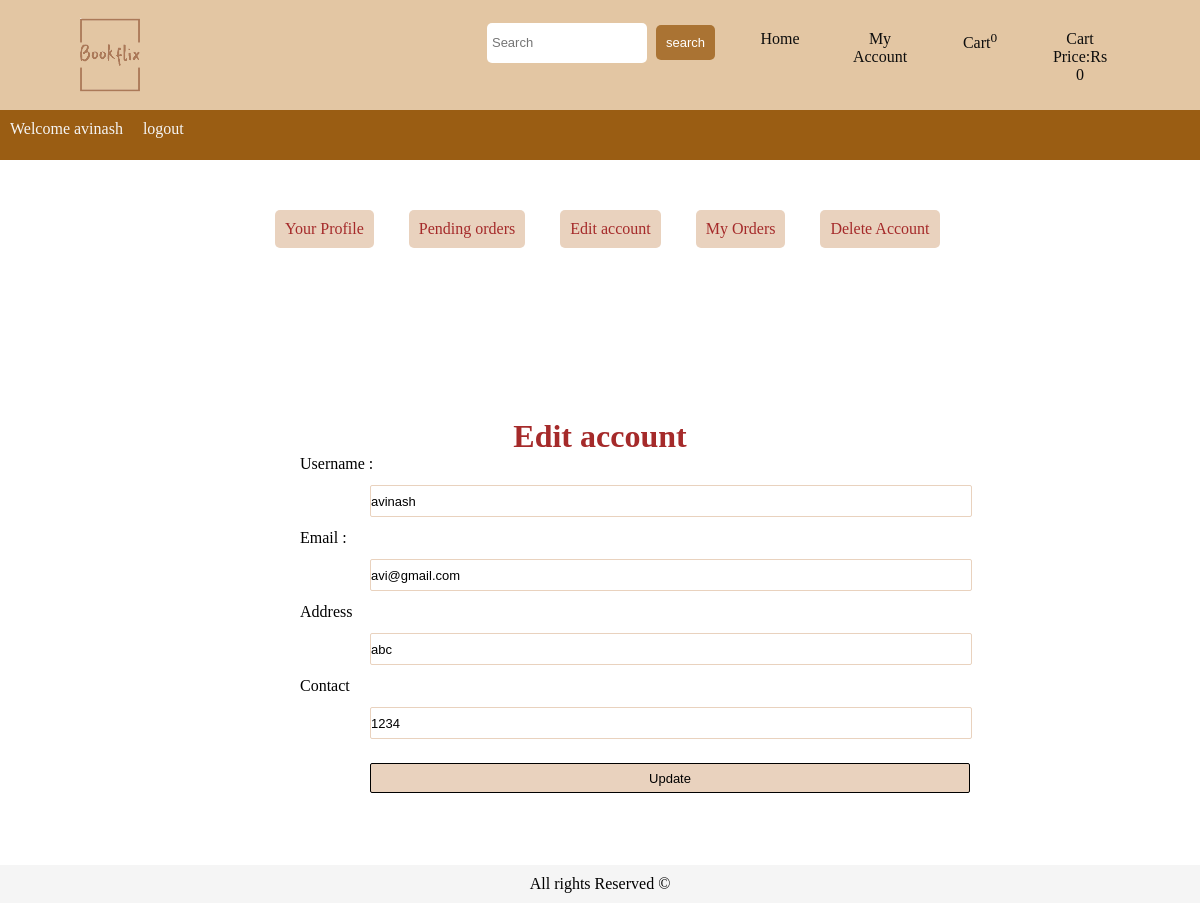
Page /users_area/profile.php?edit_account (signed in) on the committed database.
### tables this page shows
CREATE TABLE `user_table` (
  `user_id` int(11) NOT NULL,
  `Username` varchar(20) NOT NULL,
  `user_email` varchar(100) NOT NULL,
  `Password` varchar(255) NOT NULL,
  `user_ip` varchar(100) NOT NULL,
  `user_address` varchar(255) NOT NULL,
  `user_mobile` varchar(20) NOT NULL
);

### users_area/edit_account.php (the view, shortened to what this page needs)
<?php
if(isset($_GET['edit_account']))
{
$user_session_name=$_SESSION['user_username'];
$username=$_SESSION['user_username'];
$select_query_update="select * from `user_table` where username='$user_session_name'";
$result_query_update=mysqli_query($con,$select_query_update);
$row=mysqli_fetch_assoc($result_query_update);
$username=$_SESSION['user_username'];
$user_email=$row['user_email'];
$user_address=$row['user_address'];
$user_mobile=$row['user_mobile'];
}
?>
<!DOCTYPE html>
<html lang="en">
<head>
</head>
<body>
    <h1>Edit account</h1>
    <form action="" method="post">
    <div class="edit">
   <label for="Username">Username : </label>
   <input class="change" type="text" name="user_username" value="<?php echo $username ?>" placeholder="Enter username" required>
   </div>
   <div class="edit">
   <label for="user_email">Email :</label>
    <input class="change" type="user_mail" name="user_email"  value="<?php echo $user_email ?>" placeholder="Enter your email" required>
   </div>
   <div class="edit">
    <label for="user_address">Address</label>
    <input class="change" type="text" name="address" value="<?php echo $user_address ?>" placeholder="Enter your address" required>
   </div>
   <div class="edit">
    <label for="user_contact">Contact</label>
    <input class="change" type="text" name="user_contact"  value="<?php echo $user_mobile ?>" placeholder="Enter your mobile number" required>
   </div>
   <div class="edit">
 <input  type="submit" name="user_update" class="btn" value="Update">
        </div>
    </form>
    <footer>
        All rights Reserved &copy
    </footer>
</body>
</html>

### homepage.css (style rules this page uses)
* { padding: 0; margin: 0; }
body { scroll-behavior: smooth; }
input { border: none; border-radius: 20px; font-size: small; margin-left: 70px; cursor: pointer; }
input::placeholder { padding: 5px; }
footer { margin-top: 5%; margin-left: 0; height: 5%; padding: 10px; text-align: center; background-color: whitesmoke; text-align: center; }

### users_area/profile.php (style rules this page uses)
h1 { padding-top: 10%; color:brown; }

### users_area/edit_account.php (style rules this page uses)
.edit { text-align: left; width: 50%; margin-left: 300px; }
.change { margin-top: 2%; margin-bottom: 2%; width: 100%; border-radius: 2px; border:1px solid rgb(233, 210, 190); ; height: 30px; }
.btn { margin-bottom: 10%; padding: 3px; background-color:rgb(233, 210, 190); margin-top: 2%; margin-bottom: 2%; width: 100%; border-radius: 2px; border:1px solid black; height: 30px; }
h1 { text-align: center; }

### rows in the picture
user_table: user_email "avi@gmail.com", address "abc", user_contact "1234"

### other values in the picture
$count_cart_items "0"
$total_price "0"
$_SESSION['user_username'] "avinash"
